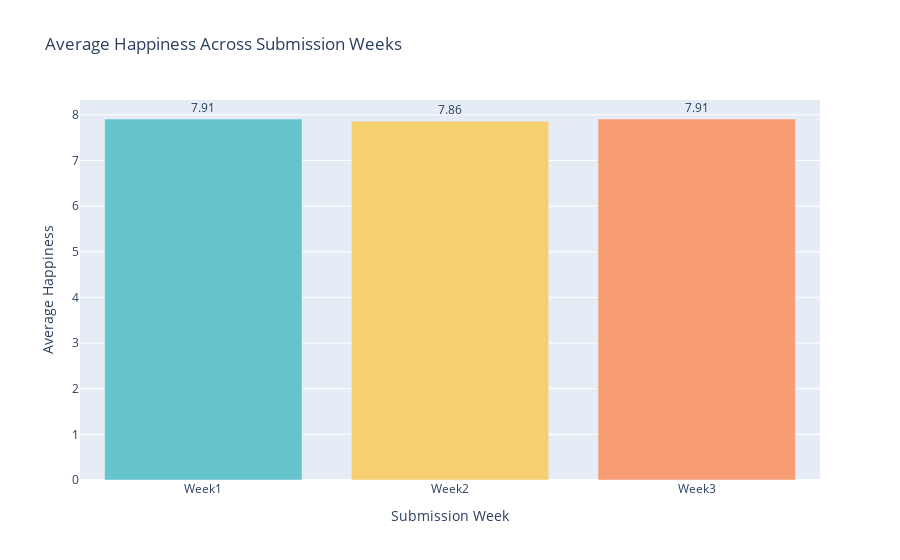

The notebook cell this image was saved under:
### Markdown cell above
** Submission Week Comparison**

Do activities or happiness change across Week 1, 2, 3?

Side-by-side bar plots: Happiness Week1 vs Week2 vs Week3

Activities most common in each week.

### Code cell
import plotly.express as px

# Average happiness per week
week_happy = cleaned_data.groupby('Submission_Week')['Happy'].mean().reset_index()

# Sort the weeks properly if needed
week_happy['Submission_Week'] = pd.Categorical(
    week_happy['Submission_Week'], 
    categories=['Week1', 'Week2', 'Week3'],
    ordered=True
)
week_happy = week_happy.sort_values('Submission_Week')

# Plot
fig = px.bar(
    week_happy,
    x='Submission_Week',
    y='Happy',
    text='Happy',
    color='Submission_Week',
    title='Average Happiness Across Submission Weeks',
    color_discrete_sequence=px.colors.qualitative.Pastel
)

fig.update_layout(
    yaxis_title='Average Happiness',
    xaxis_title='Submission Week',
    showlegend=False
)

fig.update_traces(texttemplate='%{text:.2f}', textposition='outside')

fig.show()

### Figure 1 — Plotly figure (JSON) as saved in the notebook; plotly's stock layout.template omitted (floating-point values rounded to 4 significant figures)
{"data": [{"hovertemplate": "Submission_Week=%{x}<br>Happy=%{text}<extra></extra>", "legendgroup": "Week1", "marker": {"color": "rgb(102, 197, 204)", "pattern": {"shape": ""}}, "name": "Week1", "orientation": "v", "showlegend": true, "text": [7.907], "textposition": "outside", "texttemplate": "%{text:.2f}", "type": "bar", "x": ["Week1"], "xaxis": "x", "y": [7.907], "yaxis": "y"}, {"hovertemplate": "Submission_Week=%{x}<br>Happy=%{text}<extra></extra>", "legendgroup": "Week2", "marker": {"color": "rgb(246, 207, 113)", "pattern": {"shape": ""}}, "name": "Week2", "orientation": "v", "showlegend": true, "text": [7.856], "textposition": "outside", "texttemplate": "%{text:.2f}", "type": "bar", "x": ["Week2"], "xaxis": "x", "y": [7.856], "yaxis": "y"}, {"hovertemplate": "Submission_Week=%{x}<br>Happy=%{text}<extra></extra>", "legendgroup": "Week3", "marker": {"color": "rgb(248, 156, 116)", "pattern": {"shape": ""}}, "name": "Week3", "orientation": "v", "showlegend": true, "text": [7.908], "textposition": "outside", "texttemplate": "%{text:.2f}", "type": "bar", "x": ["Week3"], "xaxis": "x", "y": [7.908], "yaxis": "y"}], "layout": {"barmode": "relative", "legend": {"title": {"text": "Submission_Week"}, "tracegroupgap": 0}, "showlegend": false, "title": {"text": "Average Happiness Across Submission Weeks"}, "xaxis": {"anchor": "y", "categoryarray": ["Week1", "Week2", "Week3"], "categoryorder": "array", "domain": [0, 1], "title": {"text": "Submission Week"}}, "yaxis": {"anchor": "x", "domain": [0, 1], "title": {"text": "Average Happiness"}}}}
